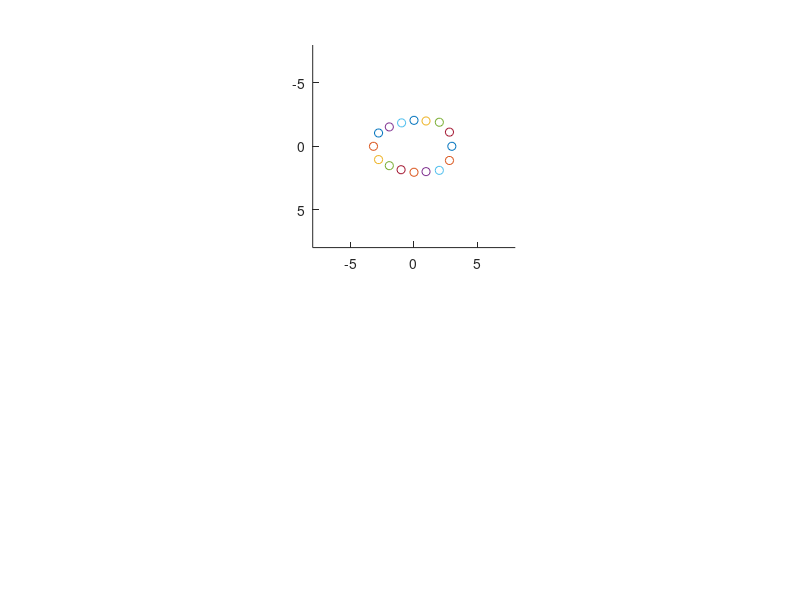
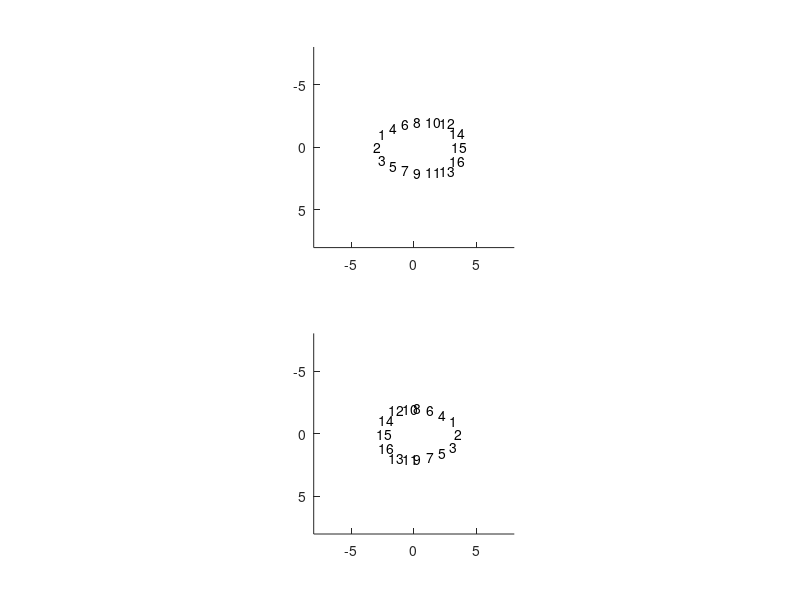

Here is the MATLAB script that generated these plots, in order:

xfoo= [-4    -4    -4    -3    -3    -2    -2    -1    -1     0     0     1     1     2     2     2]+1;
yfoo = [-1     0     1    -1     1    -2     2    -2     2    -2     2    -2     2    -1     0 1];

orifoo=    [35     0   -35    50   -45    55   -55    65   -70    90    90   -55    55   -30     0 35];
twoorifoo= [ -35     0    35   -50    45   -55    55   -65    70    90    90    55   -55    30     0 -35];


Xoff=[-0.2198   -0.0122   -0.1954   -0.0855   -0.0488   -0.0122    0.0244         0    0.0367   0         0   -0.0611         0    0.1221    0.0122    0.1587];
Yoff=[ 0.1832   -0.0367    0.0244    0.0977   -0.2320   -0.2198    0.1466   -0.0488   -0.0122    0         0   -0.1221    0.0855    0.0244    0.0122   -0.0732];




 Xoff=[-0.2  0.2 -0.2 -0.05 -0.05 -0.02  0.02       0       0       0.05  0.05 0 0  0.2 0.0122  0.200];
%
Yoff= [0.05 0 -0.05  0.53  -0.53 -0.15  0.15  0.0500 -0.05 0 0 -0.1  0.1  0.1200  0 -0.1200];


  
Targx{5}= [xfoo; -xfoo];
Targy{5}= [yfoo; yfoo];
Targori{5}=[orifoo;twoorifoo];

offsetx{5}= [-Xoff; Xoff];
offsety{5}=[-Yoff; -Yoff];

newxfoo{5}=[Targx{5}(1,:)+offsetx{5}(1,:); Targx{5}(2,:)+offsetx{5}(2,:)];
newyfoo{5}=[Targy{5}(1,:)+offsety{5}(1,:); Targy{5}(2,:)+offsety{5}(2,:)];

figure
subplot(2,1,1)
for ui=1:length(newxfoo{5}(1,:))
scatter(newxfoo{5}(1,ui), newyfoo{5}(1,ui));
hold on
xlim([-8 8])
ylim([-8 8])
end
set (gca,'YDir','reverse')
pbaspect([1 1 1]);
figure
subplot(2,1,1)
for ui=1:length(newxfoo{5}(1,:))
text(newxfoo{5}(1,ui), newyfoo{5}(1,ui), num2str(ui));
hold on
xlim([-8 8])
ylim([-8 8])
end
set (gca,'YDir','reverse')
pbaspect([1 1 1]);

subplot(2,1,2)
for ui=1:length(newxfoo{5}(1,:))
text(newxfoo{5}(2,ui), newyfoo{5}(2,ui), num2str(ui));
hold on
xlim([-8 8])
ylim([-8 8])
end
pbaspect([1 1 1]);

   set (gca,'YDir','reverse')
